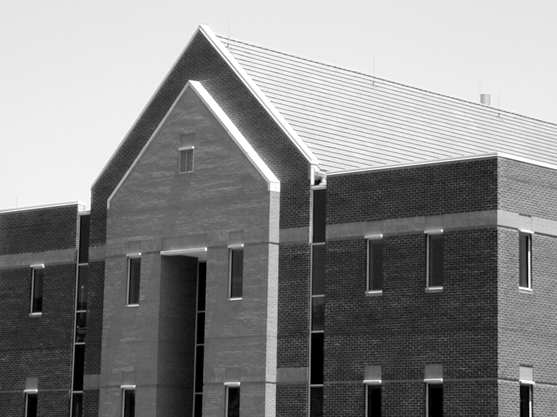
#> input picture POC_LAB_9/dom.png, 557 x 417 px
$ jupyter execute 09_Canny.ipynb   (older library calls are emulated)
#> lines starting #> are read from the running program, lines starting #| are printed output that depends on the picture
# Detekcja krawędzi

## Cel ćwiczenia

- Zapoznanie z metodami detekcji krawędzi:
    - Sobel, Prewitt, Roberts - przypomnienie,
    - Laplasjan z Gaussa (LoG – ang. Laplacian of Gaussian),
    - Canny.

Detekcja krawędzi przez wiele lat była podstawą algorytmów segmentacji.
Krawędzie wykrywane są najczęściej z wykorzystaniem pierwszej (gradient) i drugiej (Laplasjan) pochodnej przestrzennej.
Wykorzystanie obu metod zaprezentowane zostało w ćwiczeniu *Przetwarzanie wstępne. Filtracja kontekstowa*.

W niniejszym ćwiczeniu poznane detektory krawędzi zostaną porównane z bardziej zaawansowanymi: Laplasjan z funkcji Gaussa (LoG), Zero Crossing i Canny.

## Laplasjan z Gaussa (LoG)

Funkcja Gaussa:<br>
\begin{equation}
h(r) = e^{\frac{-r^2}{2 \sigma^2}}
\end{equation}<br>
gdzie:
- $r^2 = x^2 + y^2$
- $\sigma$ to odchylenie standardowe.

Działanie filtracji Gaussowskiej zostało przedstawione w ćwiczeniu "Przetwarzanie wstępne". W jej wyniku następuje rozmazanie obrazu.
Laplasjan z~tej funkcji dany jest wzorem:

\begin{equation}
\nabla^2 h(r) = \frac{r^2 - 2\sigma^2}{\sigma^4} e^{-\frac{r^2}{2\sigma^2}}
\end{equation}

Funkcję (z oczywistych powodów) nazywamy Laplasjan z Gaussa (LoG).
Ponieważ druga pochodna jest operacją liniową, konwolucja obrazu z   $\nabla^2 h(r)$   daje taki sam efekt jak zastosowanie filtracji Gaussa na obrazie, a następnie obliczenie Laplasjanu z wyniku.
Lokalizacja krawędzi polega na znalezieniu miejsca, gdzie po filtracji LoG następuje zmiana znaku.

1. Wczytaj obraz *house.png*.
2. Wykonaj rocie Gaussowskie obrazu wejściowego.
W tym celu wykorzysaj funkcję `cv2.GaussianBlur(img, kSize, sigma)`.
Pierwszy argument jest obrazem wejśćiowym.
Drugi jest rozmiarem filtru (podanym w nawiasach okrągłych, np. *(3, 3)*.
Trzecim argumentem jest odchyleniem standardowym. Wartość jest dob
3. Oblicz laplasjan obrazu rozmytego.
W tym celu wykorzysaj funkcję `cv2.Laplacian(img, ddepth)`.
Pierszym argumentem jest obraz wejściowy.
Drugim argumentem jest typ danych wejściowych. Użyj `cv2.CV_32F`.
4. Wyznacz miejsca zmiany znaku.
Zaimplementuj funkcję `crossing(LoG, thr)`:
    - Najpierw stwórz tablicę, do której zostanie zapisany wynik.
    Jej rozmiar jest taki sam jak przetwarzanego obrazu.
    - Następnie wykonaj pętle po obrazie (bez ramki jednopikselowej).
    W każdej iteracji stwórz otoczenie o rozmiarze $3 \times 3$.
    Dla otoczenia oblicz wartość maksymalną i minimalną.
    - Jeśli wartości te mają przeciwne znaki, to do danego miejsca tablicy przypisz wartość:
        - jeśli piksel wejściowy > 0, to dodaj do niego wartość bezwzględną minimum.
        - jeśli piksel wejściowy < 0, to do jego wartości bezwzględnej dodaj maksimum.
    - Zmień zakres wykonanej tablicy do $<0, 255>$.
    - Wykonaj probowanie tablicy. Próg jest argumentem wejściowym.
    - Przeskaluj dane binarne do wartości `[0, 255]`.
    - Wykonaj konwersję do typu *uint8*.
    - Wykonaj rozmycie medianowe wyniku.
    Wykorzystaj funkcję `cv2.medianBlur(img, kSize)`.
    Pierwszym argumentem jest obraz wejśćiowy, a drugim rozmiar filtra.
    - Zwróć wyznaczoną tablicę.
5. Wyświetl obraz wynikowy.
6. Dobierz parametry (rozmiar filtru Gaussa, odchylenie standardowe, próg binaryzacji) tak, by widoczne były kontury domu, ale nie dachówki.

[cell 1]
def histogram(image):
    plt.gray()
    image_hist = cv2.calcHist([image],[0],None,[256],[0,256])

    fig, (ax1,ax2) = plt.subplots(1, 2, figsize=(15,15))
    ax1.imshow(image)
    ax1.axis('off')
    ax2.plot(image_hist)
    ax2.grid()
    plt.xticks(np.arange(0, 256, 20.0))

[cell 2]
import cv2
from matplotlib import pyplot as plt
import numpy as np
import math
import os

if not os.path.exists("dom.png") :
    !wget https://raw.githubusercontent.com/vision-agh/poc_sw/master/09_Canny/dom.png --no-check-certificate

dom = cv2.imread('dom.png', cv2.IMREAD_GRAYSCALE)
#> dom is the input picture: shape (417, 557); min 0, max 255, mean 133.3
dom_gb = cv2.GaussianBlur(dom, (3,3), 3)
dom_lap = cv2.Laplacian(dom_gb, cv2.CV_32F)
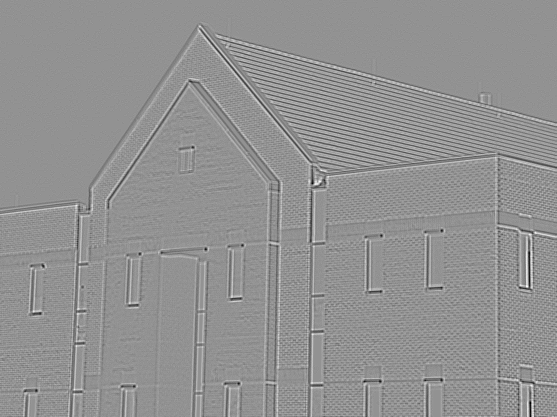
#> dom_lap: shape (417, 557) float32; min -97, max 72, mean 0; drawn with min black and max white
plt.gray()
def crossing(LoG, thr):
#> called with thr = 147
    X, Y = LoG.shape
#> X = 417; Y = 557
    result = np.zeros((X, Y))


    window_size = 3

    for i in range(window_size//2, X - window_size//2):
        for j in range(window_size//2, Y - window_size//2):
            x_range_up = i- window_size//2
            x_range_down = i + window_size//2
            y_range_left = j- window_size//2
            y_range_right = j + window_size//2

            window = LoG[x_range_up : x_range_down, y_range_left : y_range_right]

            w_max = np.amax(window)
            w_min = np.amin(window)


            if (w_max >= 0 and w_min < 0) or (w_max < 0 and w_min >=0):
                if LoG[i,j] > 0 :
                    result[i,j] = LoG[i,j] + abs(w_min)
                elif LoG[i,j] <= 0 :
                    result[i,j] = LoG[i,j] + abs(w_max)
            else:
                result[i,j] = LoG[i,j]
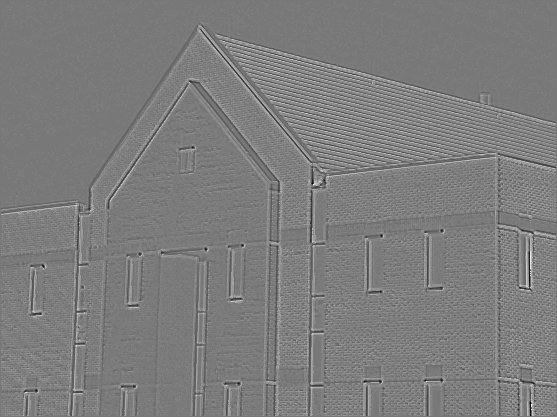
#> result: shape (417, 557) float64; min -97, max 108, mean 3.9; drawn with min black and max white

    result = cv2.normalize(result, None, 0, 255, cv2.NORM_MINMAX, cv2.CV_8U)

    bin_image = result > thr
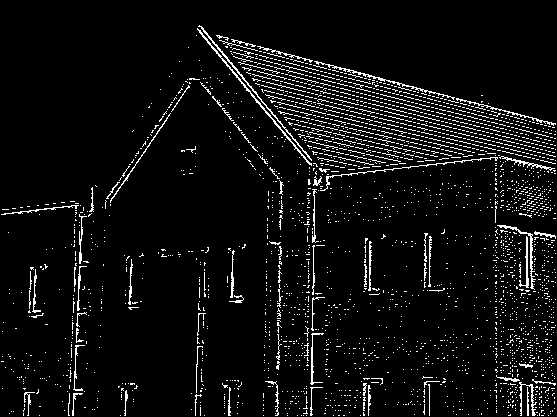
#> bin_image: shape (417, 557) bool; 5.9% white in thin lines or dots
    bin_image = cv2.normalize(bin_image.astype('int'), None, 0, 255, cv2.NORM_MINMAX, cv2.CV_8U)
#> bin_image: shape (417, 557); 5.9% white in thin lines or dots

    r_image = cv2.medianBlur(bin_image, window_size)
#> r_image: shape (417, 557); 1.8% white in thin lines or dots
    return r_image


plt.imshow(crossing(dom_lap, 147))

## Algorytm Canny'ego

> Algorytm Canny'ego to często wykorzystywana metoda detekcji krawędzi.
> Zaproponowana została w~1986r. przez Johna F. Cannego.
> Przy jego projektowaniu założono trzy cele:
> - niska liczba błędów - algorytm powinien znajdywać wszystkie krawędzie oraz generować jak najmniej fałszywych detekcji,
> - punkty krawędziowe powinny być poprawnie lokalizowane - wykryte punkty powinny być jak najbardziej zbliżone do rzeczywistych,
> - krawędzie o szerokości 1 piksela - algorytm powinien zwrócić jeden punkt dla każdej rzeczywistej krawędzi.

Zaimplementuj algorytm detekcji krawędziCanny'ego:
1. W pierwszym kroku obraz przefiltruj dwuwymiarowym filtrem Gaussa.
2. Następnie oblicz gradient pionowy i poziomy ($g_x $ i $g_y$).
Jedną z metod jest filtracja Sobela.
3. Dalej oblicz amplitudę:
$M(x,y)  = \sqrt{g_x^2+g_y^2}$ oraz kąt:
$\alpha(x,y) = arctan(\frac{g_y}{g_x})$.
Do obliczenia kąta wykorzystaj funkcję `np.arctan2(x1, x2)`.
Wynik jest w radianach.
4. W kolejnym etapie wykonaj kwantyzację kątów gradientu.
Kąty od $-180^\circ$ do $180^\circ$ można podzielić na 8 przedziałów:
[$-22.5^\circ, 22.5^\circ$], [$22.5^\circ, 67.5^\circ$],
[$67.5^\circ, 112.5^\circ$], [$112.5^\circ, 157.5^\circ$],
[$157.5^\circ, -157.5^\circ$], [$-157.5^\circ, -112.5^\circ$],
[$-112.5^\circ, -67.5^\circ$], [$-67.5^\circ, -22.5^\circ$].
Przy czym należy rozpatrywać tylko 4 kierunki:
    - pionowy ($d_1$),
    - poziomy ($d_2$),
    - skośny lewy ($d_3$),
    - skośny prawy ($d_4$).
5. Dalej przeprowadź eliminację pikseli, które nie mają wartości maksymalnej (ang. *nonmaximal suppresion*).
Celem tej operacji jest redukcja szerokości krawędzi do rozmiaru 1 piksela.
Algorytm przebiega następująco.
W rozpatrywanym otoczeniu o rozmiarze $3 \times 3$:
    - określ do którego przedziału należy kierunek gradientu piksela centralnego ($d_1, d_2, d_3, d_4$).
    - przeanalizuje sąsiadów leżących na tym kierunku.
Jeśli choć jeden z nich ma amplitudę większą niż piksel centralny, to należy uznać, że nie jest lokalnym maksimum i do wyniku przypisać $g_N(x,y) = 0$.
W przeciwnym przypadku $g_N(x,y) = M(x,y)$.
Przez $g_N$ rozumiemy obraz detekcji lokalnych maksimów.
Zaimplementuj funkcję `nonmax`.
Pierwszym argementem jest macierz kierunków (po kwantyzacji).
Drugim argumentem jest macierz amplitudy.
6. Ostatnią operacją jest binaryzacja obrazu $g_N$.
Stosuje się tutaj tzw. binaryzację z histerezą.
Wykorzystuje się w niej dwa progi: $T_L$ i $T_H$, przy czym $T_L < T_H$.
Canny zaproponował, aby stosunek progu wyższego do niższego był jak 3 lub 2 do 1.
Rezultaty binaryzacji można opisać jako:<br>
$g_{NH}(x,y) = g_N(x,y) \geq TH $<br>
$g_{NL}(x,y) = TH > g_N(x,y) \geq TL $<br>
Można powiedzieć, że na obrazie $g_{NH}$ są "pewne" krawędzie.
Natomiast na $g_{NL}$ "potencjalne".
Często krawędzie "pewne" nie są ciągłe.
Dlatego wykorzystuje się obraz $g_{NL}$ w następującej procedurze:
    - Stwórz stos zawierający wszystkie piksele zaznaczone na obrazie $g_{NH}$.
W tym celu wykorzystaj listę współrzędnych `[row, col]`.
Do pobrania elementu z początku służy metoda `list.pop()`.
Do dodania elementu na koniec listy służy metoda `list.append(new)`.
    - Stwórz obraz, który będzie zawierał informację czy dany piksel został już odwiedzony.
    - Stwórz obraz, któy zawierać będzie wynikowe krawędzie.
Jej rozmiar jest równy rozmiarowi obrazu.
    - Wykonaj pętlę, która będzie pobierać elementy z listy, dopóki ta nie będzie pusta.
W tym celu najlepiej sprawdzi się pętla `while`.
    - W każdej iteracji pobierz element ze stosu.
    - Sprawdź czy dany element został już odwiedzony.
    - Jeśli nie został, to:
        - Oznacz go jako odwiedzony,
        - Oznacz piksel jako krawędź w wyniku,
        - Sprawdź otoczenie piksela w obrazie $g_{NL}$,
        - Dodaj do stosu współrzędne otoczenia, które zawierają krawędź.
        Można to wykoanać np. pętlą po stworzonym otoczeniu.
7. Wyświetl obraz oryginalny, obraz $g_{NH} oraz obraz wynikowy.

    - zlokalizuj następny "nieodwiedzony" piksel krawędziowy $p$ na obrazie $g_{NH}$,
    - oznacz jako poprawne piksele wszystkie "potencjalne" połączone z $p$ (w oknie $3 \times 3$),
    - kontynuuj dla wszystkich piksli z $g_{NH}$,
    - zamień na 0 wszystkie piksele z $g_{NL}$, które nie zostały oznaczone jako poprawne.

Ostateczny rezultat detekcji krawędzi powstaje jako suma $g_{NH}$ i $g_{NL}$ (poprawnych).

Pomocnicze obrazy $g_{NH}$ i $g_{NL}$ zostały wprowadzone dla uproszczenia opisu.
Algorytm można zaimplementować wbardziej "zwarty" sposób.

Na podstawie powyższego opisu zaimplementuj algorytm Cannego.

[cell 3]
def fgaussian(size, sigma):
     m = n = size
     h, k = m//2, n//2
     x, y = np.mgrid[-h:h+1, -k:k+1]
     g = np.exp(-(x**2 + y**2)/(2*sigma**2))
     return g /g.sum()

def canny(image):
    mask = fgaussian(size=3, sigma=0.5)
    image = cv2.filter2D(image, -1, mask)

    S1 = np.array([[-1, 0, 1],
               [-2, 0, 2],
               [-1, 0, 1]])/9

    S2 = np.array([[-1,-2,-1],
               [ 0, 0, 0],
               [ 1, 2, 1]])/9

    g_x = cv2.filter2D(image, -1, S1)**2 #pionowe
    g_y = cv2.filter2D(image, -1, S2)**2 #poziome
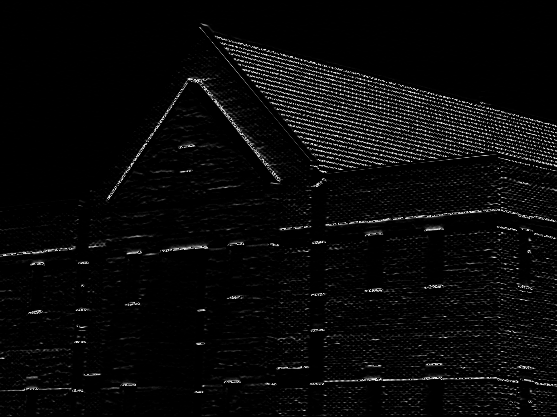
#> g_y: shape (417, 557); min 0, max 249, mean 9.4

    M_xy= (g_x + g_y)**(0.5)
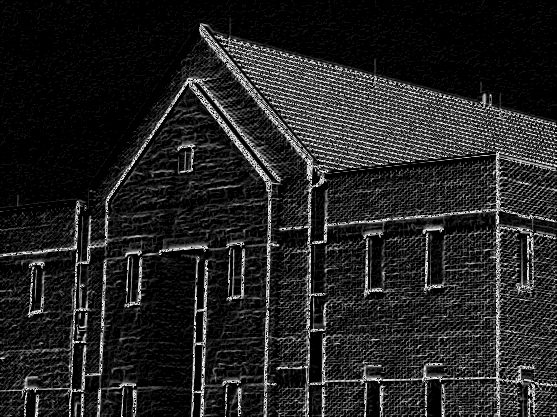
#> M_xy: shape (417, 557) float64; min 0, max 15.91, mean 2.2; drawn with min black and max white
    a_xy= np.arctan2(g_y, g_x)
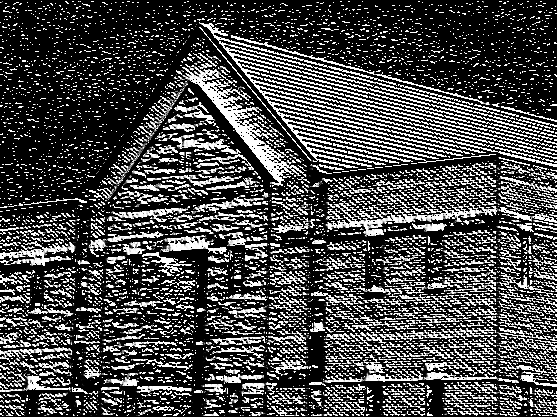
#> a_xy: shape (417, 557) float16; min 0, max 1.57, mean 0.447; drawn with min black and max white
    angle_xy = a_xy * 180. / np.pi
    angle_xy[angle_xy < 0] += 180


    X, Y = image.shape
#> X = 417; Y = 557
    g_n = np.zeros((X,Y))
    window_size = 3

    for i in range(window_size//2, X - window_size//2):
        for j in range(window_size//2, Y - window_size//2):
                q = 255
                r = 255

               #angle 0 <= d2
                if (0 <= angle_xy[i,j] < 22.5) or (157.5 <= angle_xy[i,j] <= 180):
                    q = M_xy[i, j+1]
                    r = M_xy[i, j-1]
                #angle 45 <= d3
                elif (22.5 <= angle_xy[i,j] < 67.5):
                    q = M_xy[i+1, j-1]
                    r = M_xy[i-1, j+1]
                #angle 90 <= d1
                elif (67.5 <= angle_xy[i,j] < 112.5):
                    q = M_xy[i+1, j]
                    r = M_xy[i-1, j]
                #angle 135 <= d4
                elif (112.5 <= angle_xy[i,j] < 157.5):
                    q = M_xy[i-1, j-1]
                    r = M_xy[i+1, j+1]


                if (M_xy[i,j] >= q) and (M_xy[i,j] >= r):
                    g_n[i,j] = M_xy[i,j]
                else:
                    g_n[i,j] = 0
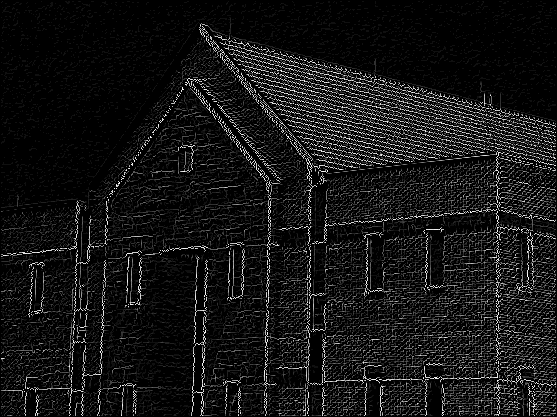
#> g_n: shape (417, 557) float64; min 0, max 15.91, mean 1.34; drawn with min black and max white
    TL = 8
    TH = 15.2

    g_nh = g_n >= TH
#> g_nh: shape (417, 557) bool; 0.18% white in thin lines or dots
    g_nl = (g_n < TH) & (g_n >= TL)
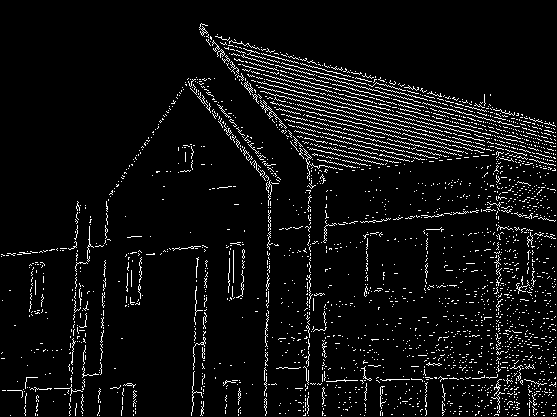
#> g_nl: shape (417, 557) bool; 5.7% white in thin lines or dots

    list_p = []
    for i in range(0, X):
        for j in range(0, Y):
            if g_nh[i,j] == True:
                list_p.append([i,j])

    img_visit= np.zeros((X,Y))
    img_result= np.zeros((X,Y))

    while len(list_p) > 0:
        wsp = list_p.pop()

        if(img_visit[wsp[0], wsp[1]] == False):
            img_visit[wsp[0], wsp[1]] = True
            img_result[wsp[0], wsp[1]] = 255

            x_range_up = wsp[0]- window_size//2
            x_range_down = wsp[0] + window_size//2 + 1
            y_range_left = wsp[1]- window_size//2
            y_range_right = wsp[1] + window_size//2 + 1

            window = g_nl[x_range_up : x_range_down, y_range_left : y_range_right]

            X_w, Y_w = window.shape

            for i_w in range(X_w):
                for j_w in range(Y_w):
                    if window[i_w, j_w] == True:
                        list_p.append([x_range_up + i_w, y_range_left + j_w])
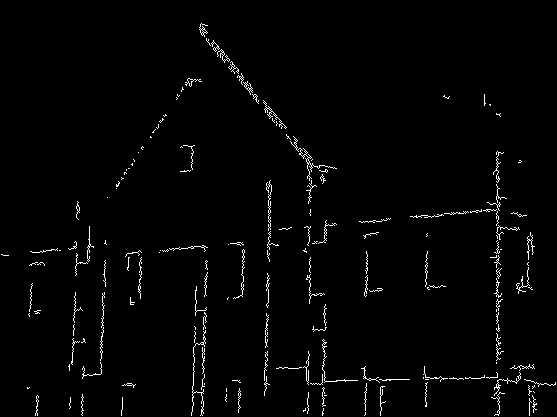
#> img_result: shape (417, 557) float64; 1.8% white in thin lines or dots
#> img_visit: shape (417, 557) float64; values 0 (black) and 1 (white), 1.8% white in thin lines or dots
#> after the loop, list_p = []

    m_poprawne = np.zeros((X,Y))
    for i in range(1, X-1):
        for j in range(1, Y-1):
            if img_visit[i,j] == False:
                for x in range(i-1,i+1):
                    for y in range(j-1,j+1):
                        if g_nl[x,y] == True:
                            m_poprawne[x,y] = True
#> m_poprawne: shape (417, 557) float64; values 0 (black) and 1 (white), 5.7% white in thin lines or dots


    for i in range(X):
        for j in range(Y):
            if m_poprawne[i,j]==False:
                g_nl[i,j] = 0
#> g_nl: shape (417, 557) bool; 5.7% white in thin lines or dots

    sum_result = img_result + g_nl


    return [g_nh, img_result, sum_result]


f, tab = plt.subplots(1,4,figsize=(25,25))

g_nh, result, sum_result = canny(dom)

tab[0].imshow(dom)
tab[1].imshow(g_nh)
tab[2].imshow(result)
tab[3].imshow(sum_result)
tab[0].axis('off')
tab[1].axis('off')
tab[2].axis('off')
tab[3].axis('off')

## Algorytm Canny'ego - OpenCV

1. Wykonaj dektekcję krawędzi metodą Canny'ego wykorzystując funkcję `cv2.Canny`.
    - Pierwszym argumentem funkcji jest obraz wejściowy.
    - Drugim argumentem jest mniejszy próg.
    - Trzecim argumentem jest większy próg.
    - Czwarty argument to tablica, do której wpisany zostanie wynik.
    Można zwrócić go przez wartość i podać wartość `None`.
    - Piąty argument to rozmiar operatora Sobela (w naszym przypadku 3).
    - Szósty argument to rodzaj używanej normy.
    0 oznacza normę $L_1$, 1 oznacza normę $L_2$. Użyj $L_2$.
2. Wynik wyświetl i porównaj z własną implementacją.

[cell 4]
canny_dom = cv2.Canny(dom,250,400,None,3,1)
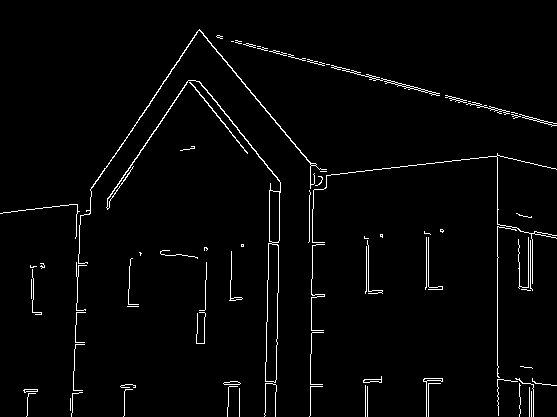
#> canny_dom: shape (417, 557); 2.3% white in thin lines or dots

f, tab = plt.subplots(1,2,figsize=(15,15))

g_nh, result, sum_result = canny(dom)
tab[0].imshow(canny_dom)
tab[1].imshow(sum_result)
tab[0].axis('off')
tab[1].axis('off')
